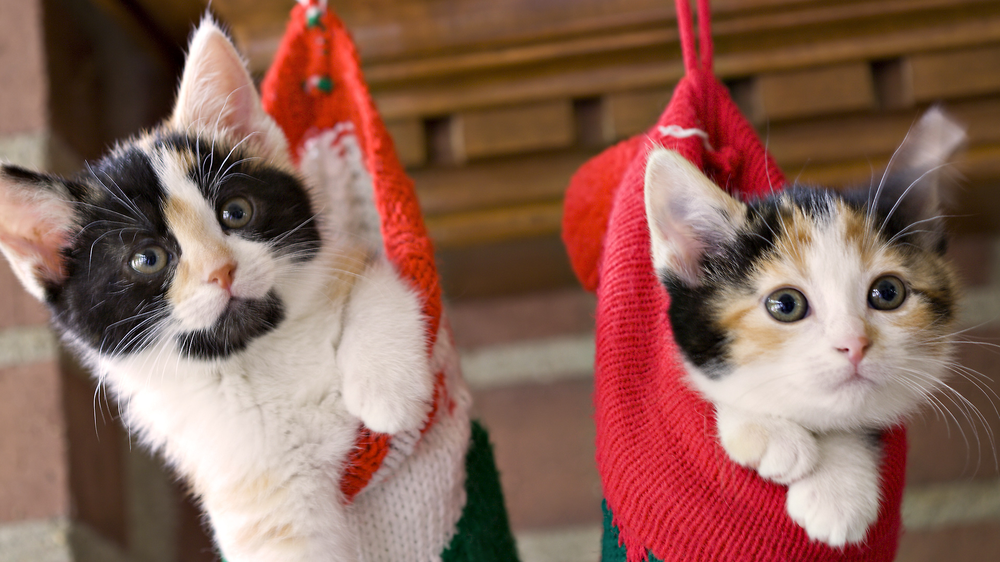
#> input picture Inteligencia-Artificial/Trabalho-1/imagens/gato3.png, 1000 x 562 px, shrunk from 1920 x 1080 before the run, found by its file name
$ python a.py
#> lines starting #> are read from the running program, lines starting #| are printed output that depends on the picture
import numpy as np
import cv2

# Carrega a imagem usando o OpenCV
caminho_imagem = 'C:/Users/isabe/OneDrive/Documentos/GitHub/ComputerScienceUFFS/Inteligencia-Artificial/Trabalho-1/imagens/gato3.png'
imagem = cv2.imread(caminho_imagem)
#> imagem is the input picture: shape (562, 1000, 3); mean B, G, R 87.2, 99.6, 140.1

# Verifica se a imagem foi carregada corretamente
if imagem is not None:
    # Converte a imagem para um formato adequado para o k-médias
    pixels = imagem.reshape((-1, 3))  # Redimensiona para uma lista de pixels (formato: [número de pixels, 3])

    # Define os parâmetros do algoritmo k-médias
    numero_clusters = 15  # Número de clusters desejados
    criterios = (cv2.TERM_CRITERIA_EPS + cv2.TERM_CRITERIA_MAX_ITER, 100, 0.2) # Critérios de parada do algoritmo k-médias
    print("Carregando...")

    # Aplica o algoritmo k-médias
    _, rotulos, centros = cv2.kmeans(pixels.astype(np.float32), numero_clusters, None, criterios, 10, cv2.KMEANS_RANDOM_CENTERS)
#> centros = 15 rows, first 8: [58.81, 47.49, 214.4], [146, 155.4, 176], [29.55, 63.78, 99.51], [198.4, 206.4, 220.9], [26, 45.19, 67.02], [84.35, 96.68, 122.6], [227.7, 233.4, 244.5], [57.11, 67, 82.02]

    # Converte os centros dos clusters para uint8 (valores inteiros sem sinal de 8 bits - no k-médias são utilizados números do tipo float para representar os centros dos clusters)
    centros = np.uint8(centros)
#> centros = 15 rows, first 8: [58, 47, 214], [145, 155, 176], [29, 63, 99], [198, 206, 220], [25, 45, 67], [84, 96, 122], [227, 233, 244], [57, 67, 82]

    # Atribui as cores dos clusters aos pixels
    pixels_segmentados = centros[rotulos.flatten()]

    # Reformata a imagem para as dimensões da imagem original
    imagem_segmentada = pixels_segmentados.reshape(imagem.shape)
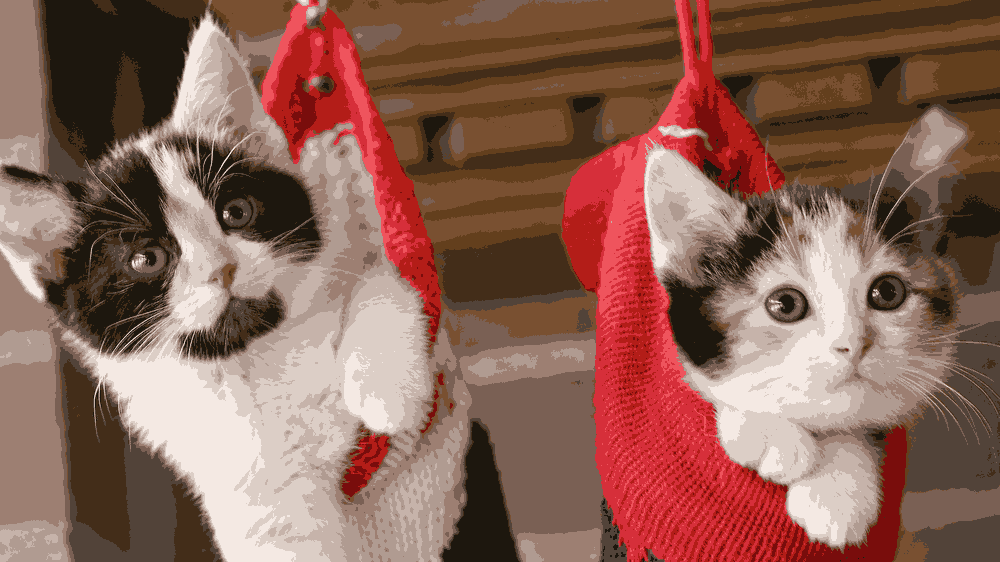
#> imagem_segmentada: shape (562, 1000, 3); mean B, G, R 86.6, 99.2, 139.7

    # Salva a nova imagem gerada
    cv2.imwrite('C:/Users/isabe/OneDrive/Documentos/GitHub/ComputerScienceUFFS/Inteligencia-Artificial/Trabalho-1/imagens/imagem_segmentada3_15.png', imagem_segmentada)
    print("Imagem salva com sucesso!")

    # Encontra as cores únicas da imagem gerada
    cores_unicas = np.unique(pixels_segmentados, axis=0)
#> cores_unicas = 15 rows, first 8: [12, 13, 121], [14, 23, 29], [24, 29, 179], [25, 45, 67], [29, 63, 99], [49, 80, 121], [57, 67, 82], [58, 47, 214]

    # Imprimi no console a quantidade de cores únicas da imagem gerada
    quantidade_cores_unicas = len(cores_unicas)
#> quantidade_cores_unicas = 15
    print(f"A quantidade de cores únicas na imagem gerada é: {quantidade_cores_unicas}")
#| A quantidade de cores únicas na imagem gerada é: 15
else:
    print("Não foi possível carregar a imagem.")
